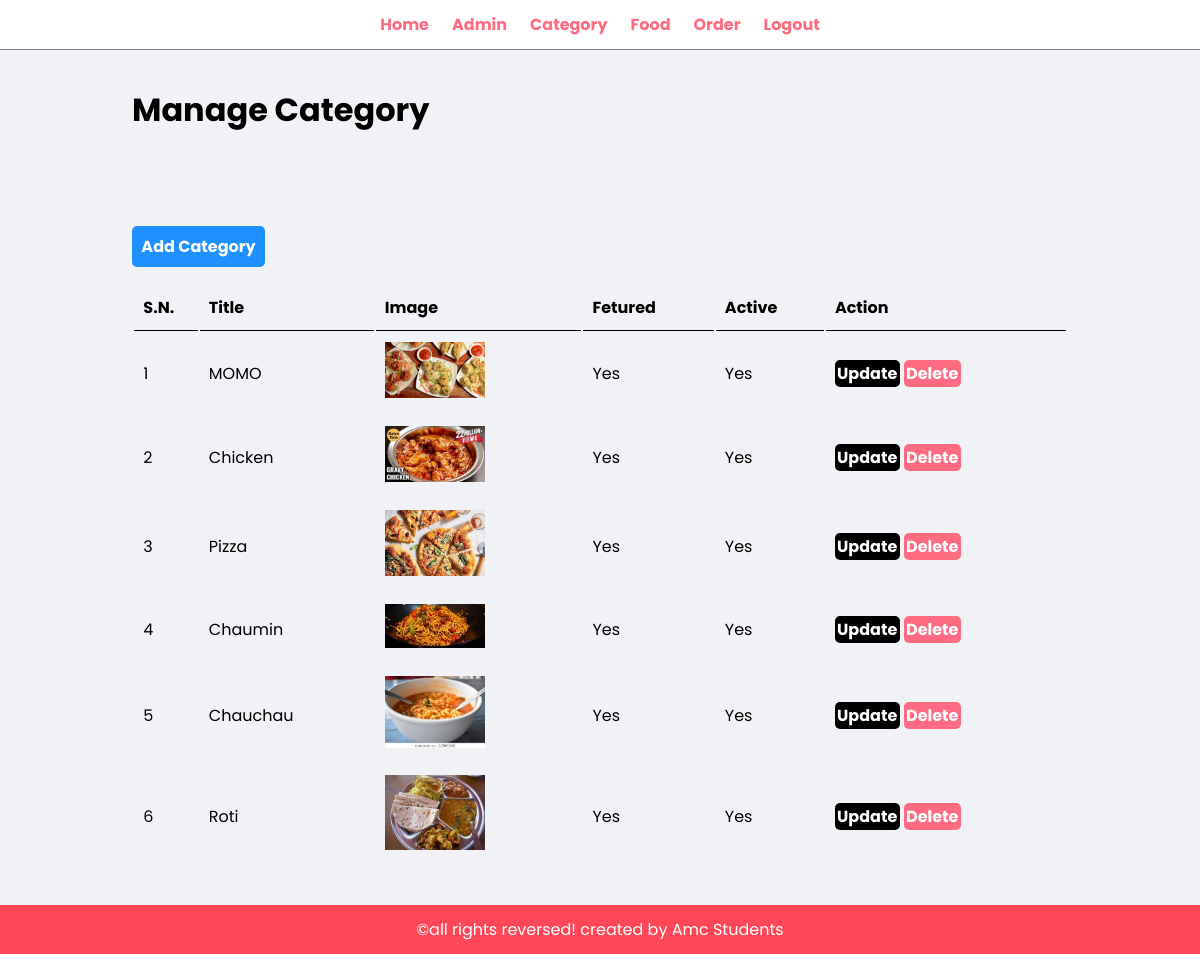
/admin/manage-catagory.php (signed in), run on the app's committed database.
### admin/manage-catagory.php (the view, shortened to what this page needs)
<?php include('partials/menu.php'); ?>
<div class="main-content">
    <div class="wrapper">
        <h1>Manage Category</h1>
        <br>
        <br>
        <br><br>
        <a href="<?php echo SITEURL; ?>admin/add-catagory.php" class="btn-primary">Add Category</a>
        <br>
        <br>
            <table class="tbl-full">
                <tr>
                    <th>S.N.</th>
                    <th>Title</th>
                    <th>Image</th>
                    <th>Fetured</th>
                    <th>Active</th>
                    <th>Action</th>
                </tr>
                <?php
                    $sql= "SELECT * FROM `tbl-catagory`";
                    $result= mysqli_query($conn,$sql);
                    $count = mysqli_num_rows($result);
                    $sn=1;
                    if($count>0){
                        while($row =mysqli_fetch_assoc($result)){
                            $id = $row['id'];
                            $title = $row['title'];
                            $imagename= $row['image-name'];
                            $featured= $row['featured'];
                            $active= $row['active'];
                            ?>
                    <tr>
                        <td><?php echo $sn++; ?></td>
                        <td><?php echo $title; ?></td>
                        <td>
                            <?php
                                if($imagename!=""){
                                    ?>
                                        <img src="<?php echo SITEURL; ?>images/catagory/<?php echo $imagename; ?>" alt="" width="100px">
                                    <?php
                                }else{
                                    echo "<div class='error'>Image not added</div>";
                                }
                            ?>
                        </td>
                        <td><?php echo $featured; ?></td>
                        <td><?php echo $active; ?></td>
                        <td>
                            <a href="<?php echo SITEURL; ?>admin/update-catagory.php?id=<?php echo $id; ?>" class="btn-secondary">Update</a>
                            <a href="<?php echo SITEURL; ?>admin/delete-catagory.php?id=<?php echo $id; ?>&image-name=<?php echo$imagename ?>" class="btn-danger">Delete</a>
                        </td>
                    </tr>
                            <?php
                        }
                    }else{
                        ?>
                        <tr>
                            <td colspan="6"><div class="error">No category added</div></td>
                        </tr>
                        <?php
                    }
                ?>
            </table>
    </div>
</div>
<?php include('partials/footer.php'); ?>

### css/admin.css (style rules this page uses)
* { margin: 0; padding: 0; box-sizing: border-box; font-family: "Poppins", sans-serif; }
.wrapper { padding: 1%; width: 80%; margin: 0 auto; }
.tbl-full { width: 100%; }
table tr th { border-bottom: 1px solid black; padding: 1%; text-align: left; }
table tr td { padding: 1%; }
.btn-primary { background-color: #1e90ff; padding: 1%; color: white; text-decoration: none; font-weight: bold; border-radius: 5px; }
.btn-secondary { background-color: black; padding: 1%; color: white; text-decoration: none; font-weight: bold; border-radius: 5px; }
.btn-danger { background-color: #ff6b81; padding: 1%; color: white; text-decoration: none; font-weight: bold; border-radius: 5px; }
.main-content { padding: 2% 0; background-color: #f1f2f6; }

### data on the page
tbl-catagory: title "MOMO", value (picture), featured "Yes", active "Yes"
tbl-catagory: title "Chicken", value (picture), featured "Yes", active "Yes"
tbl-catagory: title "Pizza", value (picture), featured "Yes", active "Yes"
tbl-catagory: title "Chaumin", value (picture), featured "Yes", active "Yes"
tbl-catagory: title "Chauchau", value (picture), featured "Yes", active "Yes"
tbl-catagory: title "Roti", value (picture), featured "Yes", active "Yes"
